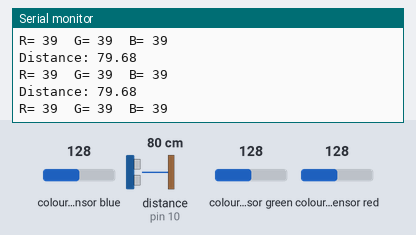
The program below on a simulated Arduino Uno, built with avr-gcc and run on an emulated ATmega328P. On the bench: the last lines printed to the serial monitor. Wiring (inferred from the names in the program): ultrasonic range finder: trigger pin 9; echo pin 10; TCS3200 colour sensor: output pin 8; S2 pin 6; S3 pin 7; S0 pin 4; S1 pin 5. The inputs (shaded band) are chosen by the test bench; at power-on: colour sensor blue 128, distance to the obstacle (sensor on pin 10) 80 cm, colour sensor green 128, colour sensor red 128. The echo pulse lasts 58.3 µs per cm.

Above: at 1.2 s.
1.3 s: colour sensor blue set to 5
At 1.47 s:
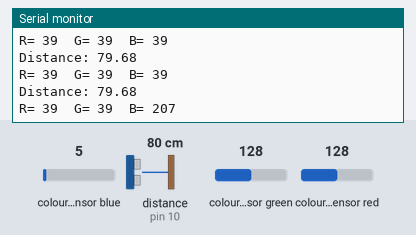
4.3 s: distance to the obstacle (sensor on pin 10) set to 18 cm
At 4.36 s:
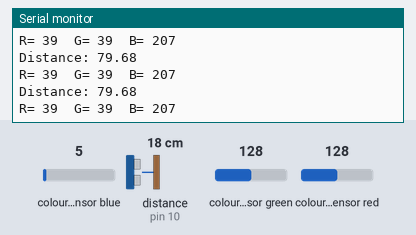
7.3 s: colour sensor green set to 5
At 7.35 s:
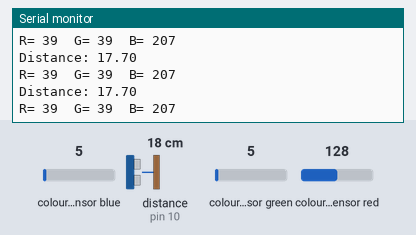
10.3 s: colour sensor red set to 64
At 10.35 s:
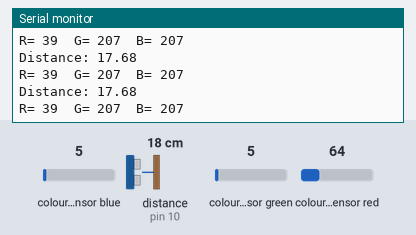
13.3 s: distance to the obstacle (sensor on pin 10) set to 2 cm
At 13.36 s:
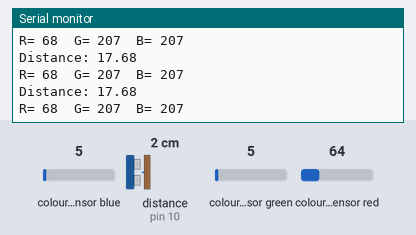
14.8 s: distance to the obstacle (sensor on pin 10) set to 4 cm
At 14.9 s:
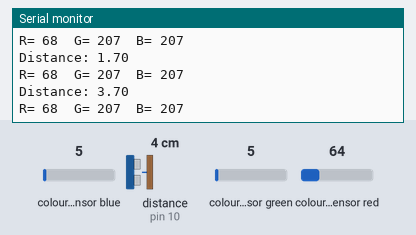
Timing chart, 0 to 17.8 s (numbered marks = the images above; inputs shaded):
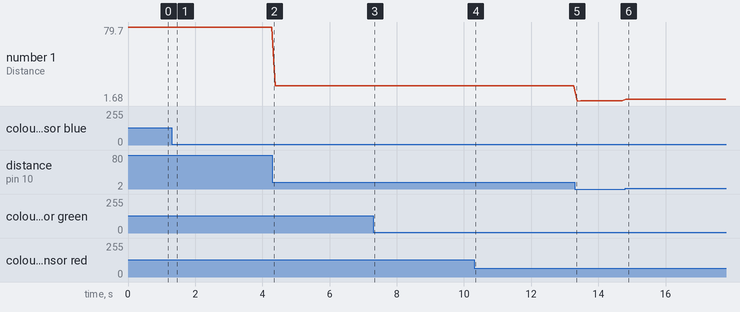

Measured:
- after the input at 1.3 s, the serial monitor: prints a new line after 0.11 s (image 1)
- after the input at 14.8 s, the serial monitor: prints a new line at once (image 6)
- plotted number 1: 79.68 → 17.7 after the input at 4.3 s, 17.7 → 17.68 after the input at 7.3 s, 17.68 → 1.7 after the input at 13.3 s, 1.7 → 3.7 after the input at 14.8 s

The program:

main.cpp
```cpp
#include <Arduino.h>

#define trigPin 9
#define echoPin 10

float duration, distance;

#define S0 4
#define S1 5
#define S2 6
#define S3 7
#define sensorOut 8

int frequency = 0;


//timer related
bool isTimerSet = false;
bool cancelTimer = false;
bool enterTimerState = false;
unsigned long previousTime =0;
unsigned long eventInterval = 500;
unsigned long startMillis;  //some global variables available anywhere in the program

void setup() {

  pinMode(S0, OUTPUT);
  pinMode(S1, OUTPUT);
  pinMode(S2, OUTPUT);
  pinMode(S3, OUTPUT);
  pinMode(sensorOut, INPUT);

  // Setting frequency-scaling to 20%
  digitalWrite(S0,HIGH);
  digitalWrite(S1,LOW);

  pinMode(trigPin, OUTPUT);
  pinMode(echoPin, INPUT);

  Serial.begin(9600);

  startMillis = millis();
}

void loop() {

  //distance sensor
  digitalWrite(trigPin, LOW);
  delayMicroseconds(2);
  digitalWrite(trigPin, HIGH);
  delayMicroseconds(10);
  digitalWrite(trigPin, LOW);

  duration = pulseIn(echoPin, HIGH);
  distance = (duration*.0343)/2;
  Serial.print("Distance: ");
  Serial.println(distance);

  // Setting red filtered photodiodes to be read
  digitalWrite(S2,LOW);
  digitalWrite(S3,LOW);
  // Reading the output frequency
  frequency = pulseIn(sensorOut, LOW);
  // Printing the value on the serial monitor
  Serial.print("R= ");//printing name
  Serial.print(frequency);//printing RED color frequency
  Serial.print("  ");
  //delay(100);

  // Setting Green filtered photodiodes to be read
  digitalWrite(S2,HIGH);
  digitalWrite(S3,HIGH);
  // Reading the output frequency
  frequency = pulseIn(sensorOut, LOW);
  // Printing the value on the serial monitor
  Serial.print("G= ");//printing name
  Serial.print(frequency);//printing RED color frequency
  Serial.print("  ");
  //delay(100);

  // Setting Blue filtered photodiodes to be read
  digitalWrite(S2,LOW);
  digitalWrite(S3,HIGH);
  // Reading the output frequency
  frequency = pulseIn(sensorOut, LOW);
  // Printing the value on the serial monitor
  Serial.print("B= ");//printing name
  Serial.print(frequency);//printing RED color frequency
  Serial.println("  ");
  delay(100);
}


void sendData(){

  if(isTimerSet){

    unsigned long currentTime = millis();
    if(enterTimerState){
      startMillis = currentTime;
      enterTimerState = false;
    }

    if(currentTime - startMillis >= eventInterval){
      //CreateSerialArray();
      //Serial.write(serialArr);
      //send here an error message

      enterTimerState = true;
      startMillis = currentTime;
    }
  }else{

  }

}

void reciveData(){
  while(Serial.available() > 0){

    //Serial.print("Avaliable");

    char inByte = Serial.read();
    if(inByte == 'c'){
      //CreateSerialArray();
      //Serial.write(serialArr);
      inByte = 'r';
    }

  }
}
```

Simple.cpp
```cpp
#include <Arduino.h>

#define trigPin 9
#define echoPin 10

int duration, distance;

#define S0 4
#define S1 5
#define S2 6
#define S3 7
#define sensorOut 8

char serialArr[18]; //d1234#r123g123b123
int frequency = 0;
int redFrequency = 0;
int greenFrequency = 0;
int blueFrequency = 0;

void CreateSerialArray();

void setup() {

  pinMode(S0, OUTPUT);
  pinMode(S1, OUTPUT);
  pinMode(S2, OUTPUT);
  pinMode(S3, OUTPUT);
  pinMode(sensorOut, INPUT);

  // Setting frequency-scaling to 20%
  digitalWrite(S0,HIGH);
  digitalWrite(S1,LOW);

  pinMode(trigPin, OUTPUT);
  pinMode(echoPin, INPUT);

  Serial.begin(9600);

}

void loop() {

  //distance sensor
  digitalWrite(trigPin, LOW);
  delayMicroseconds(2);
  digitalWrite(trigPin, HIGH);
  delayMicroseconds(10);
  digitalWrite(trigPin, LOW);

  duration = pulseIn(echoPin, HIGH);
  distance = (duration*.0343)/2;
  //Serial.print("Distance: ");
  //Serial.println(distance);

  // Setting red filtered photodiodes to be read
  digitalWrite(S2,LOW);
  digitalWrite(S3,LOW);
  // Reading the output frequency
  redFrequency = pulseIn(sensorOut, LOW);
  // Printing the value on the serial monitor
  /*Serial.print("R= ");//printing name
  Serial.print(frequency);//printing RED color frequency
  Serial.print("  ");*/
  //delay(100);

  // Setting Green filtered photodiodes to be read
  digitalWrite(S2,HIGH);
  digitalWrite(S3,HIGH);
  // Reading the output frequency
  greenFrequency = pulseIn(sensorOut, LOW);
  // Printing the value on the serial monitor
  /*Serial.print("G= ");//printing name
  Serial.print(frequency);//printing RED color frequency
  Serial.print("  ");
  //delay(100);*/

  // Setting Blue filtered photodiodes to be read
  digitalWrite(S2,LOW);
  digitalWrite(S3,HIGH);
  // Reading the output frequency
  blueFrequency = pulseIn(sensorOut, LOW);
  // Printing the value on the serial monitor
  /*Serial.print("B= ");//printing name
  Serial.print(frequency);//printing RED color frequency
  Serial.println("  ");
  delay(100);*/

  if(Serial.available() > 0){

    char inByte = Serial.read();

    if(inByte == 'c'){
      CreateSerialArray();
      Serial.write(serialArr);
      inByte = 'r'; //reset inByte
    }
  }

}

void AddDistance(int distance, int from){ //looks like this: 10 cm: --10. 1000 cm
  for (int i = 3; i >= 0; i--) {
		if (distance / 10 == 0 && distance % 10 == 0)
		{
			serialArr[i+from] = '-';
		}
		else {
			serialArr[i+from] = distance % 10 + '0';
		}
		distance /= 10;
	}
}

void AddColor(int color, int arrayPosition){
    for (int i = 3; i >= 0; i--) {
		if (distance / 10 == 0 && distance % 10 == 0)
		{
			serialArr[i+arrayPosition] = '-';
		}
		else {
			serialArr[i+arrayPosition] = distance % 10 + '0';
		}
		distance /= 10;
	}
}

void CreateSerialArray(){
    //d1234r123g123b123
  serialArr[0] = 'd';
  AddDistance(distance, 1); //2, 3, 4
  serialArr[5] = 'r';
  AddColor(redFrequency, 6); //7, 8
  serialArr[9] = 'g';
  AddColor(greenFrequency, 10); //11, 12
  serialArr[13] = 'b';
  AddColor(blueFrequency, 14); //15, 16
  serialArr[17] = '\0'; //18 characters but the array starting from 0
}
```
